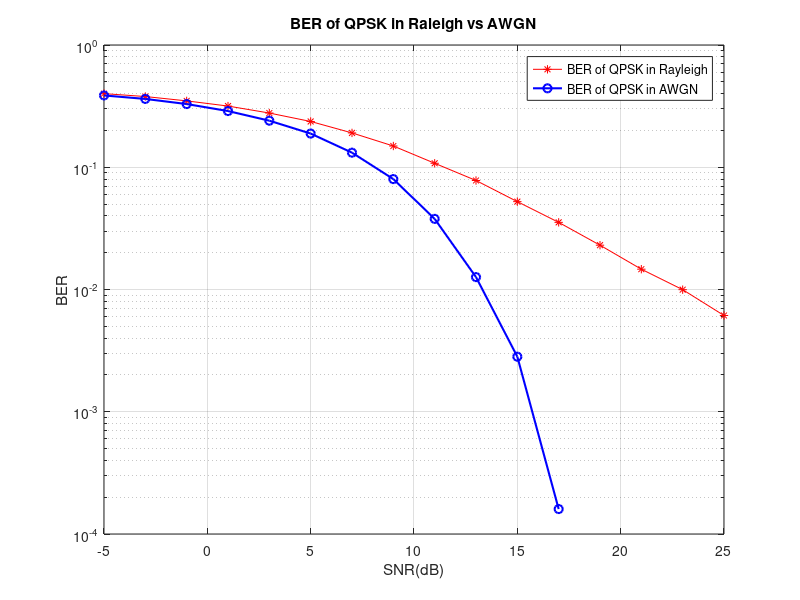

This figure's MATLAB source:
clear;
close all;
clc;

% QPSK BER Simulation over Rayleigh Channel
N = 1e5; % no of samples
inputBits = randi([0 1], 1, N); % random 1's and 0's
transSymbls = []; % empty array of transmitted symbols
for i = 1:2:length(inputBits)
    if inputBits(i) == 0 && inputBits(i+1) ==0
        transSymbl = cosd(225) + sqrt(-1)*sind(225);
    elseif inputBits(i) == 0 && inputBits(i+1) ==1
        transSymbl = cosd(135) + sqrt(-1)*sind(135);
    elseif inputBits(i) == 1 && inputBits(i+1) ==1
        transSymbl = cosd(45) + sqrt(-1)*sind(45);
    elseif inputBits(i) == 1 && inputBits(i+1) ==0
        transSymbl = cosd(-45) + sqrt(-1)*sind(-45);
    end
    transSymbls = [transSymbls transSymbl]; % array of transmitted symbols
end
simulatedBERRayleigh = []; % empty array of Simulated BER for Rayleigh
simulatedBER_AWGN = []; % empty array of Simulated BER for AWGN
for SNR_dB = -5:2:25

    SNR = 10.^(SNR_dB/10); % dB to linear
    noise = (sqrt(2/SNR)).*(randn(1, length(transSymbls)) + sqrt(-1)*randn(1, length(transSymbls))); % complex noise
    h = sqrt(0.5*((randn(1,length(transSymbls))).^2 + (randn(1,length(transSymbls))).^2)); % Rayleigh channel coefficient
    receivedSymblsAWGN = transSymbls + noise;
    receivedSymblsRayleigh = (transSymbls.*h) + noise;

    symblRealPartRayleigh = (real(receivedSymblsRayleigh)>0);
    symblImgPartRayleigh = (imag(receivedSymblsRayleigh)>0);

    symblRealPartAWGN = (real(receivedSymblsAWGN)>0);
    symblImgPartAWGN = (imag(receivedSymblsAWGN)>0);

    detectedBitsRayleigh = [];
    detectedBitsAWGN =[];
    % detection
    for i = 1:length(receivedSymblsRayleigh)
        detectedBitsRayleigh = [detectedBitsRayleigh symblRealPartRayleigh(i) symblImgPartRayleigh(i)]; % array of detected bits with errors
    end

    for i = 1:length(receivedSymblsAWGN)
        detectedBitsAWGN = [detectedBitsAWGN symblRealPartAWGN(i) symblImgPartAWGN(i)]; % array of detected bits with errors
    end

    noOfErrorsRayleigh = sum(inputBits ~= detectedBitsRayleigh);
    BER_Rayleigh = noOfErrorsRayleigh/N;
    simulatedBERRayleigh = [simulatedBERRayleigh BER_Rayleigh];

    noOfErrorsAWGN = sum(inputBits ~= detectedBitsAWGN);
    BER_AWGN = noOfErrorsAWGN/N;
    simulatedBER_AWGN = [simulatedBER_AWGN BER_AWGN];
end

SNR_dB = -5:2:25;
SNR = 10.^(SNR_dB/10);
semilogy(SNR_dB, simulatedBERRayleigh, 'r*-', SNR_dB, simulatedBER_AWGN, 'bo-', 'Linewidth', 1.5);
title('BER of QPSK in Raleigh vs AWGN');
xlabel('SNR(dB)');
ylabel('BER');
legend('BER of QPSK in Rayleigh', 'BER of QPSK in AWGN');
grid on
